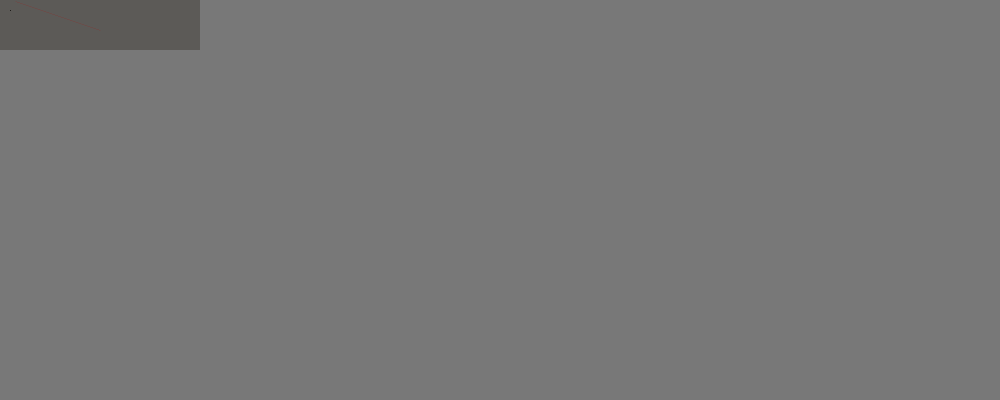
Frame 1 (no input)
Frame 60 (the mouse pressed at the canvas centre just before this capture): identical to frame 1, image omitted
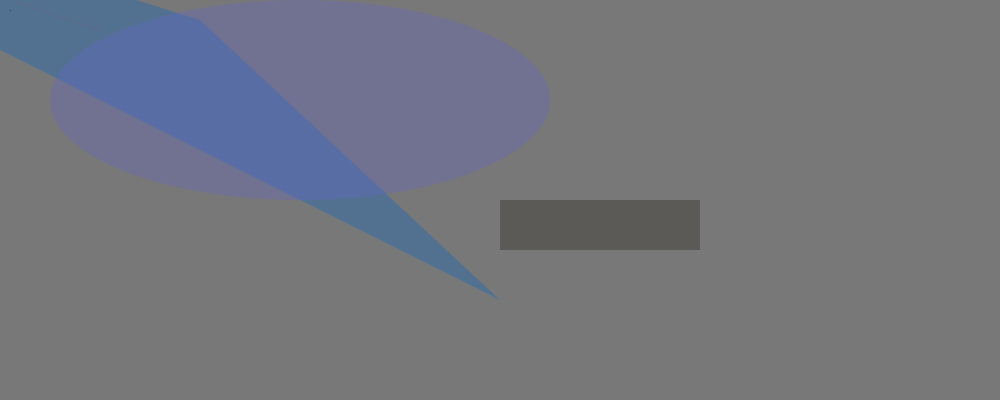
Frame 120 (the mouse held since frame 60 and released just before this capture)

The Processing sketch that drew these frames (run headless with seeded random() and noise(); from frame 60 on, the mouse is pressed at the canvas centre):

// Processing sketch: processing_99684
// ── processing_99684.pde


void setup(){
  size(1000,400);
  background(255);
}
void draw(){
   background(120);
  strokeWeight(1);
  stroke(0);
  
  point(10,10);
  strokeWeight(0);
  stroke(255,0,0);
  line(15,1,100,30);
  
  noStroke();
  fill(20,10,0,70);
  rect(mouseX,mouseY,200,50);
  noStroke();
  fill(0,100,200,80);
  triangle(mouseY,20,mouseX,300,-mouseX,-mouseY);
   fill(100,100,200,80);
  ellipse(mouseY+100,100,mouseX,200);
  
  
}
